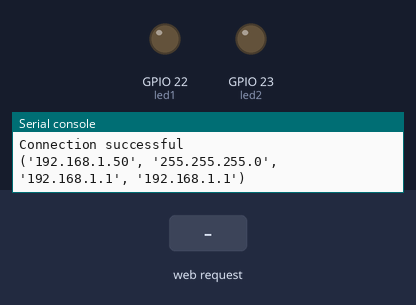
A program run on a simulated ESP32 board running MicroPython. Shown: output pins drawn as LEDs (lit = HIGH), the last lines printed to the serial console. The inputs (shaded band) are chosen by the test bench. WiFi joins after 1.5 s.

Above: at 3.2 s.
3.3 s: HTTP request GET /led1=on received
At 4.5 s:
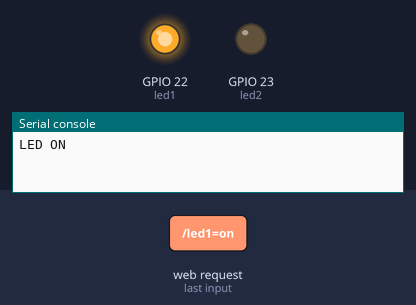
4.8 s: HTTP request GET /led2=on received
At 5.6 s:
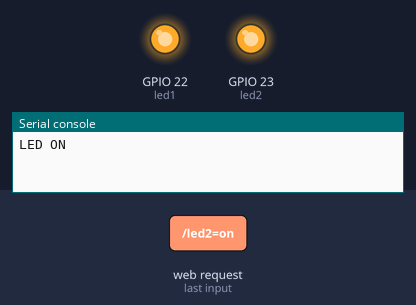
6.3 s: HTTP request GET /led1=off received
At 6.8 s:
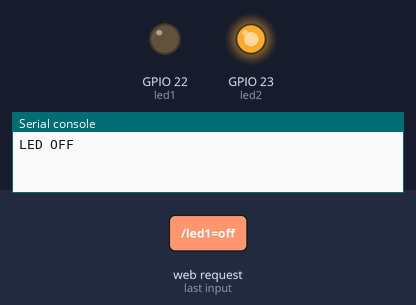
7.8 s: HTTP request GET /led2=off received
At 9.1 s:
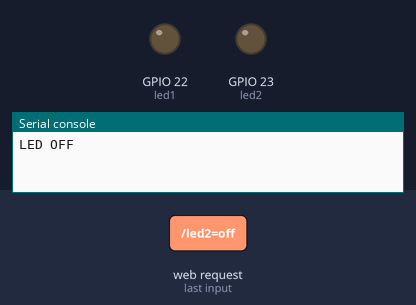
Timing chart, 0 to 10.3 s (numbered marks = the images above; inputs shaded):
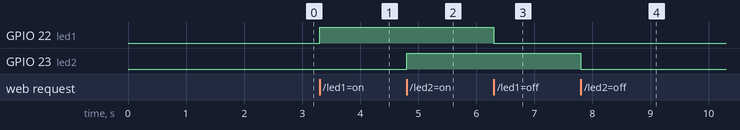

Measured:
- after the input at 3.3 s, GPIO 22 (led1): LOW → HIGH at once
- after the input at 4.8 s, GPIO 23 (led2): LOW → HIGH at once
- after the input at 6.3 s, GPIO 22 (led1): HIGH → LOW at once
- after the input at 7.8 s, GPIO 23 (led2): HIGH → LOW at once

The program:

main.py
```python
# main.py: WebServer_WLAN_switch

from machine import Pin
led1 = Pin(22,Pin.OUT)
led2 = Pin(23,Pin.OUT)

def web_page():
  if led1.value()==1:
    gpio_state1="ON"
  else:
    gpio_state1="OFF"

  if led2.value()==1:
    gpio_state2="ON"
  else:
    gpio_state2="OFF"

  html = """<html><head> <title>WLAN server</title> <meta name="viewport" content="width=device-width, initial-scale=1">
  <link rel="icon" href="data:,">

  <style>html{font-family: Arial; display:inline-block; margin: 0px auto; text-align: left}
  h1{color: black; padding: 2vh; font-size: 20px;}

  .buttonGreen{display: inline-block; background-color: green; border: none; font-size: 20px; margin: 10px; cursor: pointer;}
  .buttonRed{display: inline-block; background-color: red; border: none; font-size: 20px; margin: 10px; cursor: pointer;}

  </style></head><body> <h1>WLAN server V 1.2</h1; text-align: left>

  <p>Channel 1: """ + gpio_state1 + """
  </p><p><a href="/led1=on"><button class="buttonGreen">ON</button></a>
         <a href="/led1=off"><button class="buttonRed">OFF</button></a></p>

  <p>Channel 2: """ + gpio_state2 + """
  </p><p><a href="/led2=on"><button class="buttonGreen">ON</button></a>
         <a href="/led2=off"><button class="buttonRed">OFF</button></a></p>
  </body></html>"""

  return html

s=socket.socket(socket.AF_INET, socket.SOCK_STREAM)
s.bind(('', 80))
s.listen(5)

while True:
  conn, addr = s.accept()
  print('Got a connection from %s' % str(addr))
  request = conn.recv(1024)
  request = str(request)
  print('Content = %s' % request)
  led1_on = request.find('/led1=on')
  led1_off = request.find('/led1=off')
  led2_on = request.find('/led2=on')
  led2_off = request.find('/led2=off')
  if led1_on==6:
    print('LED ON')
    led1.value(1)
  if led1_off==6:
    print('LED OFF')
    led1.value(0)
  if led2_on==6:
    print('LED ON')
    led2.value(1)
  if led2_off==6:
    print('LED OFF')
    led2.value(0)

  response = web_page()
  conn.send(response)
  conn.close()
```

boot.py
```python
# This file is executed on every boot (including wake-boot from deepsleep)

from time import sleep

try:
  import usocket as socket
except:
  import socket

import network

import esp
esp.osdebug(None)
import gc
gc.collect()

ssid='ABCDEFGHIJ1234'
password='12345678901234567890'

station = network.WLAN(network.STA_IF)
station.active(True)
station.connect(ssid, password)

while station.isconnected() == False:
  print('connecting...' )
  sleep(1)
  pass

print('Connection successful')
print(station.ifconfig())
```
